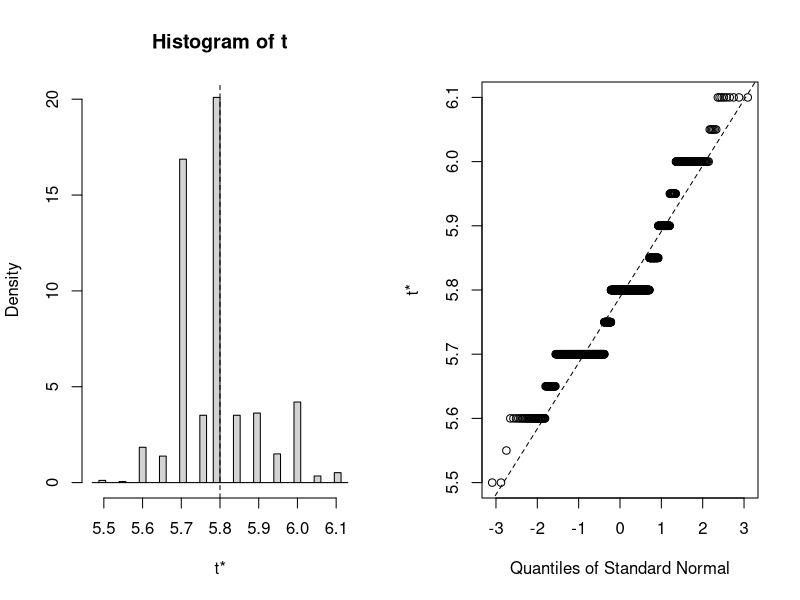

Write R code to recreate this figure. (Note: this script raises an error after producing the figure.)
#bootstraping:
data(iris)


library(boot)

# estimate the median and CIS for sepal.length, width, and spearman's correlation between the two
# 1. make a function with the data and indices (row numbers)


foo <- function(data, indices, cor.type){
  dt <- data[indices,]#subset data
  
  c(
    cor(dt[,1], dt[,2], method = cor.type),
    median(dt[,1]),
    median(dt[,2])
  )
}


#apply boot function:

set.seed(1991)
myBoot <-boot(iris, foo, R = 1000, cor.type = 's')
myBoot$t0 # observed values for full dataset


head(myBoot$t) #values obtained in each bootstrap


colMeans(myBoot$t)

## [1]  0.002546391 -0.013350000  0.007900000

plot(myBoot, index = 2)
boot.ci(myBoot, index = 1)#basic ci. 
boot.ci(myBoot, index = 2)#basic ci. 



true.altitude <- function(true.length, pixel.length, image.width){
  alpha = ifelse(image.width == 3840, yes = 0.000328, no = 
                   ifelse(image.width == 1920, yes = 0.000656, no = NA))
  t.a = (true.length/(pixel.length* alpha))
  return(t.a)
}





foo <- function(data, indices){
  dt <- data[indices,]#subset data
  m<-gls(true.altitude ~ altitude.fix,, data = dt, method = "ML", verbose = F)
  
  c(
    unname(coef(m)[1]),#intercept
    unname(coef(m)[2]),# slope
    sd(dt$true.altitude - dt$altitude.fix) #error
  )
}


myBoot <-boot(dat, foo, R = 1000)
myBoot$t0
colMeans(myBoot$t)
